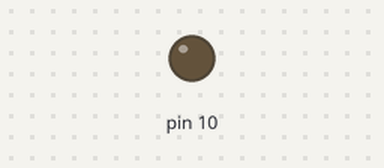
This sketch was run on a simulated Arduino Uno, built with avr-gcc and run on an emulated ATmega328P. On the bench: output pins drawn as LEDs (lit = HIGH).

Above: at 0.05 s.
At 1.25 s:
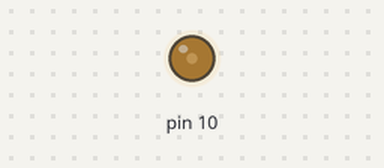
At 2.5 s:
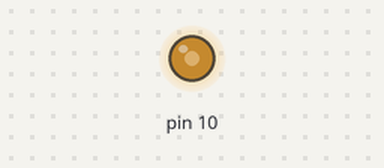
At 5.0 s:
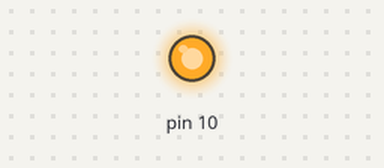
Timing chart, 0 to 6.5 s (numbered marks = the images above):
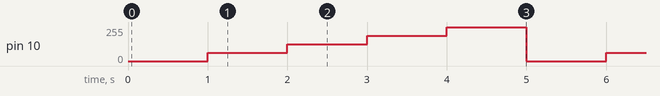

Measured:
- by itself, pin 10: repeats every 5.0 s: 127/255 1.0 s, 191/255 1.0 s, 255/255 1.0 s, 0/255 1.0 s, 63/255 1.0 s

The sketch:

led_pwm0.ino
```cpp
void setup() {
}

void loop() {
 for(double i=0;i<5;i++){
  double D = i/4 *255;
  analogWrite(10,D);
  delay(1000);
 }
}
```
